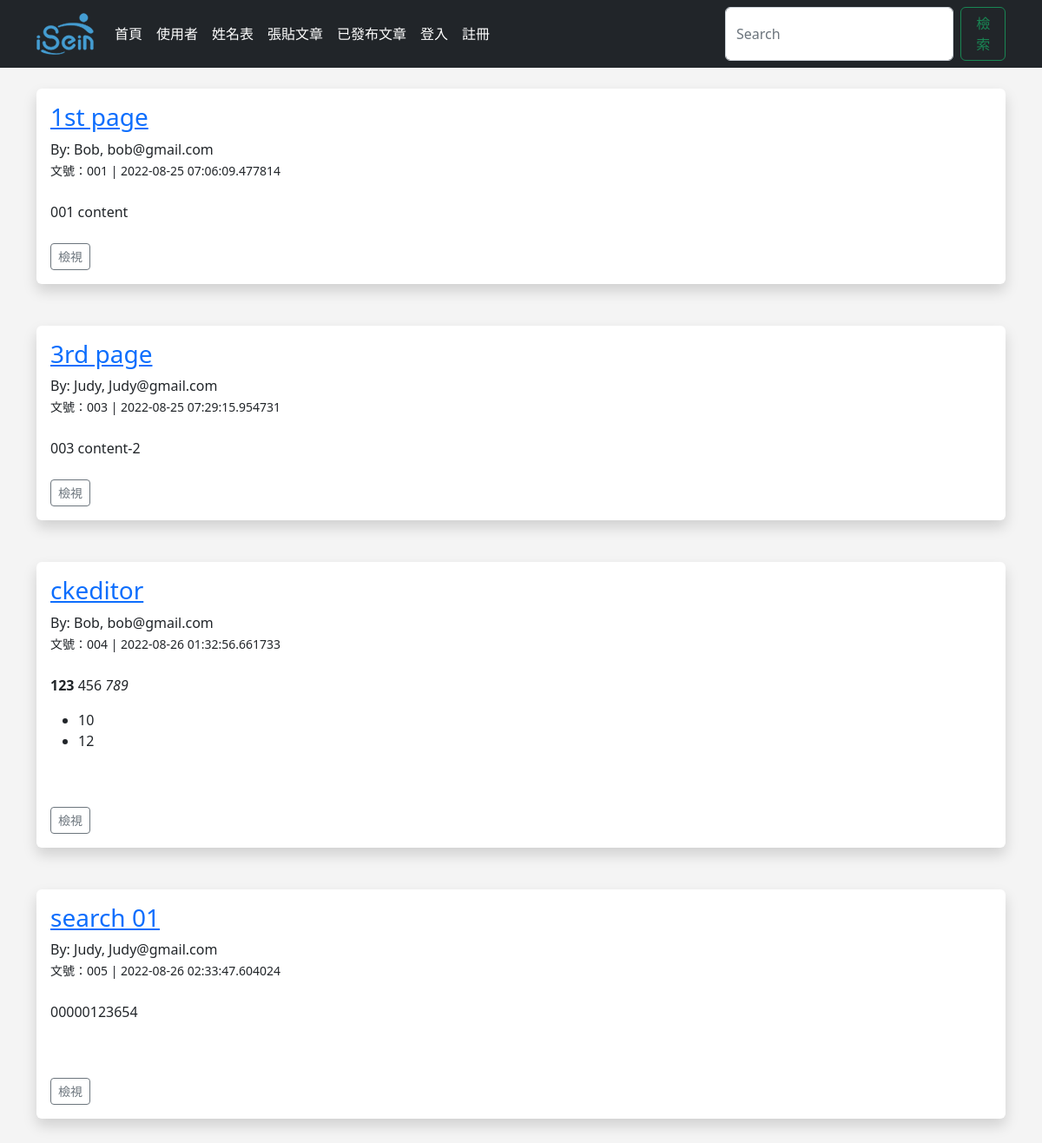
Page /posts on the earlier database version.
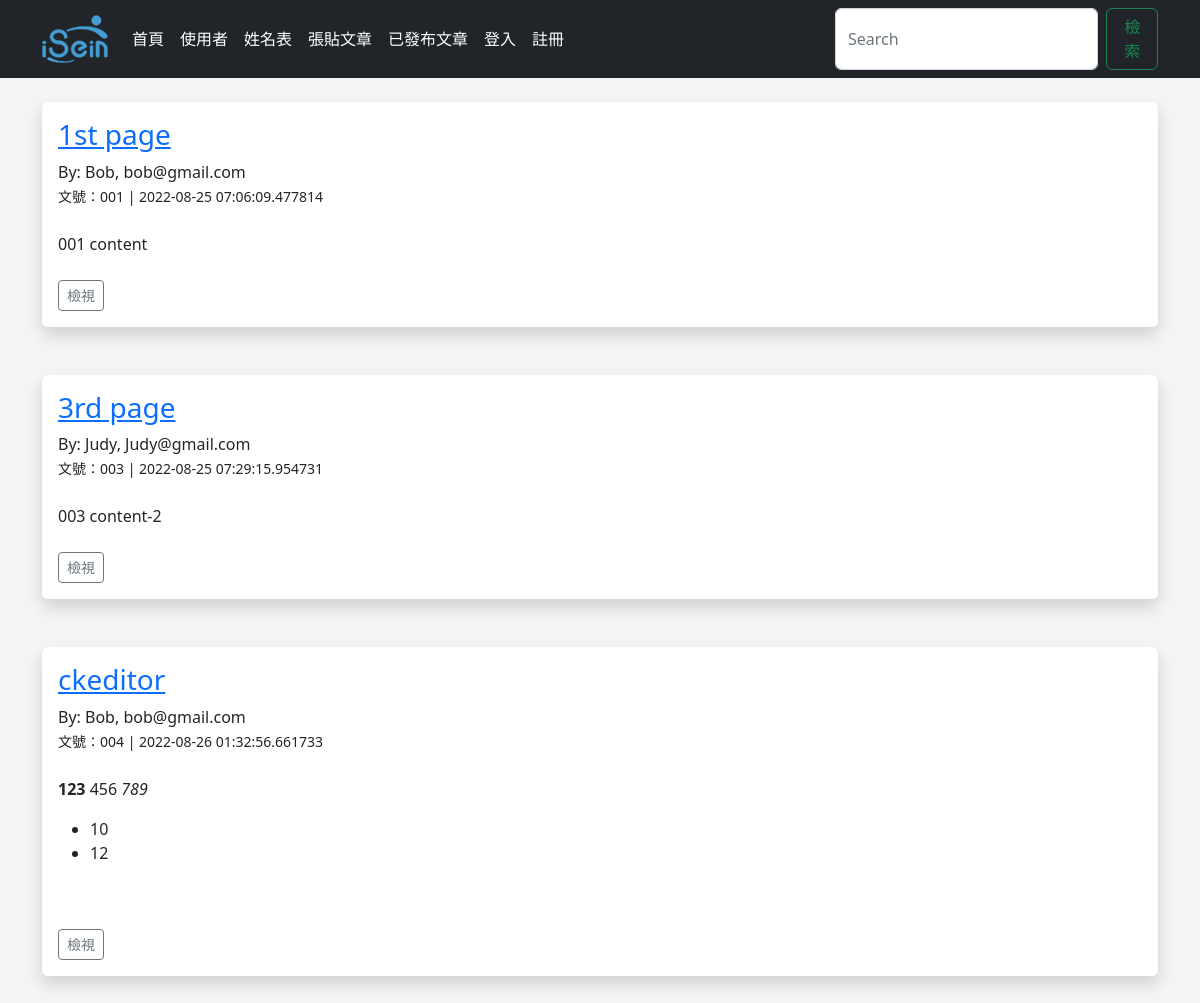
Same page on the later database version.
### app.py (models this page shows, shortened)
class Posts(db.Model):
    id = db.Column(db.Integer, primary_key=True)
    title = db.Column(db.String(255))
    content = db.Column(db.Text)
    date_posted = db.Column(db.DateTime, default=datetime.utcnow)
    slug = db.Column(db.String(255))
    poster_id = db.Column(db.Integer, db.ForeignKey('users.id'))

class Users(db.Model, UserMixin):
    id = db.Column(db.Integer, primary_key=True)
    username = db.Column(db.String(20), nullable=False)
    name = db.Column(db.String(200), nullable=False)
    email = db.Column(db.String(200), nullable=False, unique=True)
    favorite_color = db.Column(db.String(120))
    about_author = db.Column(db.Text())
    password_hash = db.Column(db.String(128))
    date_added = db.Column(db.DateTime, default=datetime.utcnow)
    posts = db.relationship('Posts', backref="poster")
    profile_pic = db.Column(db.String(256))
    @property
    def password(self):
        raise AttributeError("哈希屬性不可讀取！")

### app.py (the view)
@app.route('/posts')
def posts():
    posts = Posts.query.order_by(Posts.date_posted)
    return render_template('posts.html', posts=posts)

### webforms.py
class SearchForm(FlaskForm):
    searched = StringField('Searched', validators=[DataRequired()])
    submit = SubmitField("確認")

### app.py (called while the page is built)
@app.context_processor
def base():
    form = SearchForm()
    return dict(form=form)

### templates/posts.html (shortened to what this page needs)
{% extends 'base.html' %}
{% block content %}
    {% for post in posts %}
        <div class="shadow p-3 mb-5 bg-body rounded">
            <h3><a href="{{ url_for('post', id=post.id)}}">{{ post.title }}</a></h3>
            By: {{ post.poster.name }}, {{ post.poster.email }}<br/>
            <small>文號：{{ post.slug }} | {{ post.date_posted }}</small><br/>
            <br/>
            {{ post.content|safe }}<br/>
            <br/>
            <a href="{{ url_for('post', id=post.id)}}" class="btn btn-outline-secondary btn-sm">檢視</a>
        </div>
    {% endfor %}
{% endblock %}

### templates/base.html (shortened to what this page needs)
<!doctype html>
<html lang="en">
  <head>
    <link href="https://cdn.jsdelivr.net/npm/bootstrap@5.2.0/dist/css/bootstrap.min.css" rel="stylesheet">
    <link href="{{ url_for('static', filename='css/style.css') }}" rel="stylesheet">
  </head>
  <body>
    {% include 'navbar.html' %}
    <br/>
    <div class='container'>
      {% block content %}
      {% endblock %}
    </div>
  </body>
</html>

### templates/navbar.html (shortened to what this page needs)
<nav class="navbar navbar-expand-lg navbar-dark bg-dark">
    <div class="container">
      <a class="navbar-brand" href="{{ url_for('index') }}"><img src="static\images\16652396955207.png"></a>
      <div class="collapse navbar-collapse" id="navbarSupportedContent">
        <ul class="navbar-nav me-auto mb-2 mb-lg-0">
          <li class="nav-item">
            <a class="nav-link active" aria-current="page" href="{{ url_for('index') }}">首頁</a>
          </li>
          <li class="nav-item">
            <a class="nav-link active" aria-current="page" href="{{ url_for('user') }}">使用者</a>
          </li>
          <li class="nav-item">
            <a class="nav-link active" aria-current="page" href="{{ url_for('name') }}">姓名表</a>
          </li>
          <li class="nav-item">
            <a class="nav-link active" aria-current="page" href="{{ url_for('add_post') }}">張貼文章</a>
          </li>
          <li class="nav-item">
            <a class="nav-link active" aria-current="page" href="{{ url_for('posts') }}">已發布文章</a>
          </li>
          {% if current_user.is_authenticated %}
            <li class="nav-item">
              <a class="nav-link" href="{{ url_for('dashboard') }}">個人資訊</a>
            </li>
            {% if current_user.id == 1%}
              <li class="nav-item">
                <a class="nav-link" href="{{ url_for('admin') }}">管理者後台</a>
              </li>
            {% endif %}
            <li class="nav-item">
              <a class="nav-link" href="{{ url_for('logout') }}">登出</a>
            </li>
          {% else %}
            <li class="nav-item">
              <a class="nav-link active" aria-current="page" href="{{ url_for('login') }}">登入</a>
            </li>
            <li class="nav-item">
              <a class="nav-link active" aria-current="page" href="{{ url_for('add_user') }}">註冊</a>
            </li>
          {% endif %}
        </ul>
        <form method='POST' action='{{ url_for("search") }}' class="d-flex" role="search">
          <input class="form-control me-2" type="search" placeholder="Search" aria-label="Search" name="searched">
          <button class="btn btn-outline-success" type="submit">檢索</button>
        </form>
      </div>
    </div>
</nav>

### static/css/style.css (style rules this page uses)
body { background: #f4f4f4f0; }

Differences in the rows shown:
removed Posts: title "search 01", poster.name "Judy", poster.email "Judy@gmail.com", slug "005", date_posted "2022-08-26 02:33:47.604024", content "00000123654"
